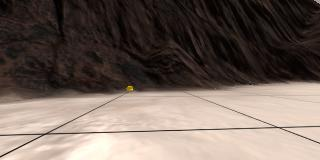
#> input picture RoboND-Rover-Project/code/Practice/rock_grid.jpg, 320 x 160 px
$ jupyter execute Practice.ipynb   (shell and % lines are left out)
#> lines starting #> are read from the running program, lines starting #| are printed output that depends on the picture; after the words box and inside, x2 and y2 are one past the last pixel; in counts of white or black regions, pixels touching at a corner belong together
[cell 1]
import numpy as np
import cv2
import matplotlib.image as mpimg
import matplotlib.pyplot as plt


img_rock_grid = mpimg.imread('./rock_grid.jpg')
#> img_rock_grid is the input picture: shape (160, 320, 3); mean R, G, B 114.3, 100.5, 92.6
img_rock = mpimg.imread('./rock.jpg')
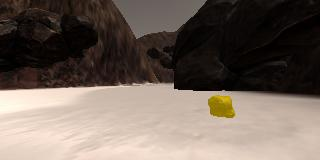
#> input picture RoboND-Rover-Project/code/Practice/rock.jpg, 320 x 160 px
#> img_rock is the input picture: shape (160, 320, 3); mean R, G, B 112.8, 100.1, 90.9
img_large_obstacle = mpimg.imread('./large_obstacle.jpg')
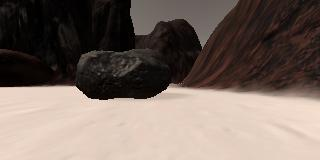
#> input picture RoboND-Rover-Project/code/Practice/large_obstacle.jpg, 320 x 160 px
#> img_large_obstacle is the input picture: shape (160, 320, 3); mean R, G, B 120.1, 106.1, 98
img_small_obstacle = mpimg.imread('./small_obstacle.jpg')
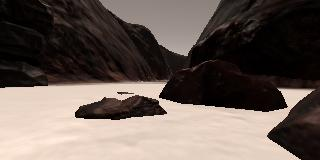
#> input picture RoboND-Rover-Project/code/Practice/small_obstacle.jpg, 320 x 160 px
#> img_small_obstacle is the input picture: shape (160, 320, 3); mean R, G, B 103.6, 91.5, 85

[cell 2]
#def color_thresh(img, rgb_lower_l=(50, 110, 0), rgb_thresh_u =(250,250,75)): #< ----for rocksample
def color_thresh(img, rgb_thresh_l=(0, 0, 0), rgb_thresh_u =(200,100,200)): #< ----for obstacle
# Create an array of zeros same xy size as img, but single channel
#> called with rgb_thresh_l = (0, 0, 0), rgb_thresh_u = (200, 100, 200)
    color_select = np.zeros_like(img[:,:,0])
    above_thresh = (img[:,:,0] > rgb_thresh_l[0]) & (img[:,:,0] < rgb_thresh_u[0]) & \
    (img[:,:,1] > rgb_thresh_l[1]) & (img[:,:,1] < rgb_thresh_u[1]) & \
    (img[:,:,2] > rgb_thresh_l[2]) & (img[:,:,2] < rgb_thresh_u[2])
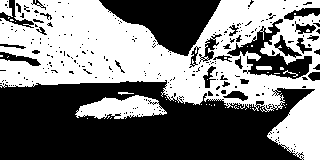
#> above_thresh: shape (160, 320) bool; 48.1% white; 43 white regions (37 under 20 px), largest, box (x1, y1, x2, y2) and area: (0, 0, 320, 160) 22869, (75, 95, 167, 119) 1380, (0, 0, 13, 17) 143, (256, 66, 272, 70) 62, (118, 92, 134, 95) 27, (283, 70, 298, 77) 26
    color_select[above_thresh] = 1
    return color_select

test_image = img_small_obstacle
threshed = color_thresh(test_image)
fig = plt.figure(figsize=(8,5))
plt.subplot(121)
plt.imshow(threshed, cmap='gray')
plt.show()

plt.subplot(122)
plt.imshow(test_image)
plt.show()

[cell 3]
fig = plt.figure(figsize=(9,8))
plt.subplot(221)
plt.imshow(img_rock_grid, cmap='gray')
plt.subplot(222)
plt.imshow(img_rock)
plt.subplot(223)
plt.imshow(img_large_obstacle)
plt.subplot(224)
plt.imshow(img_small_obstacle)
plt.show()
